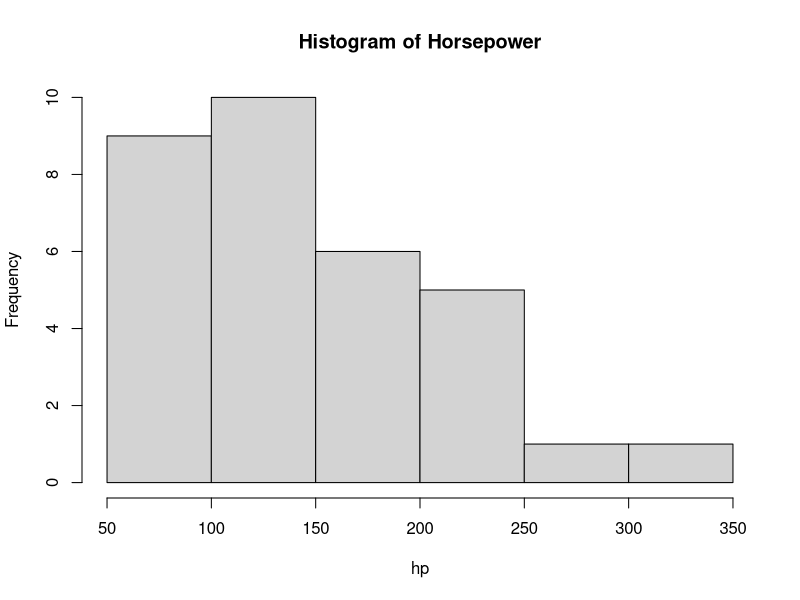
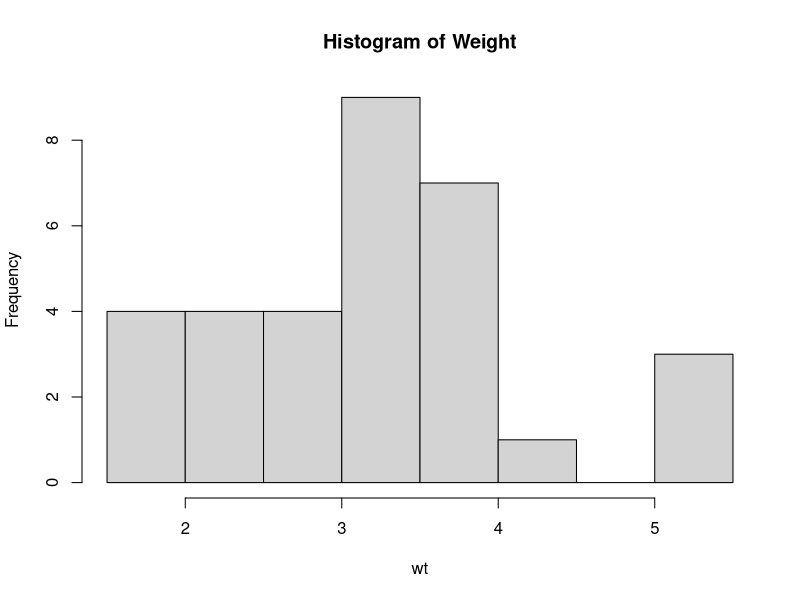
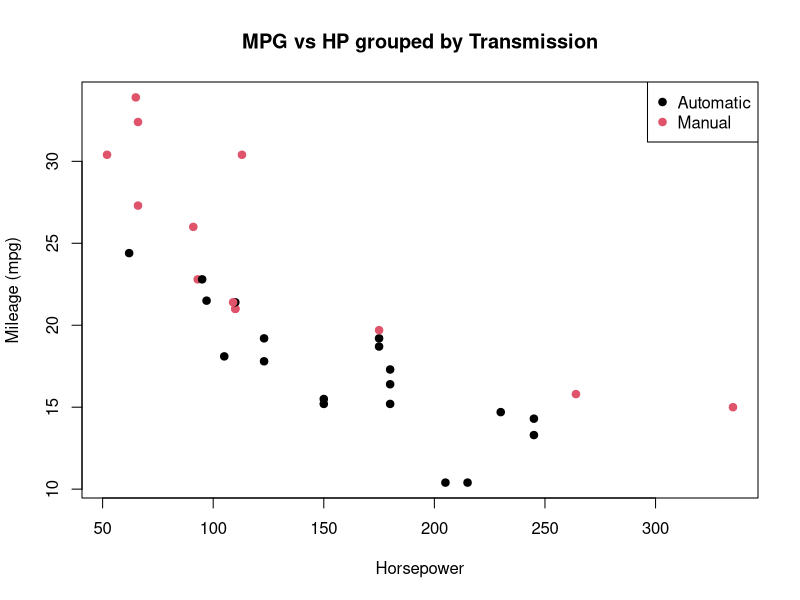
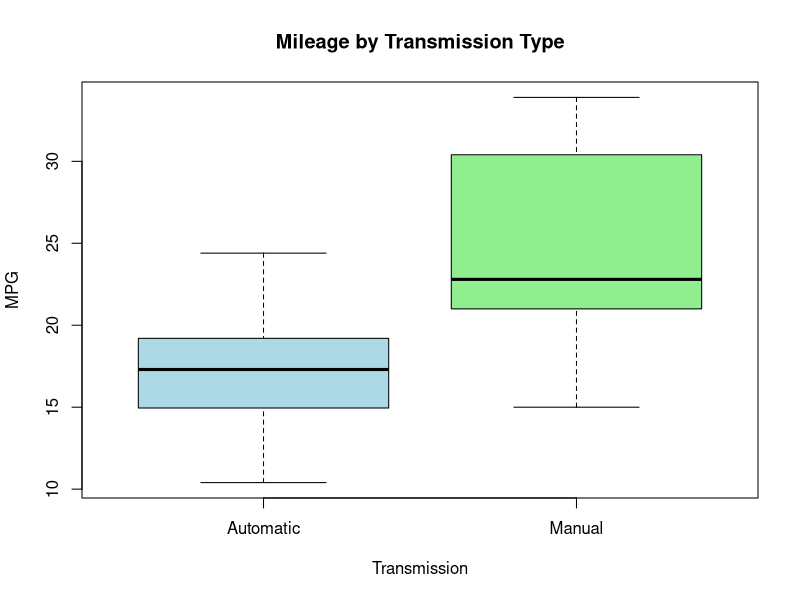
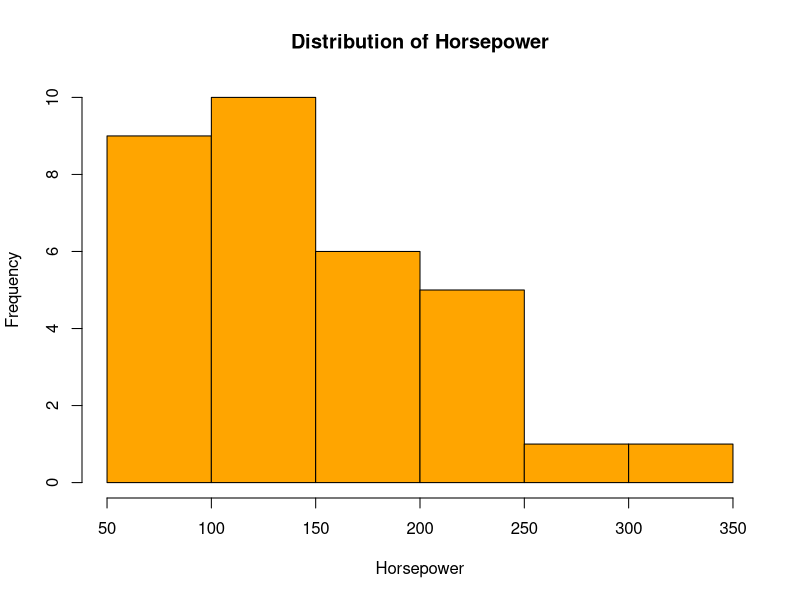
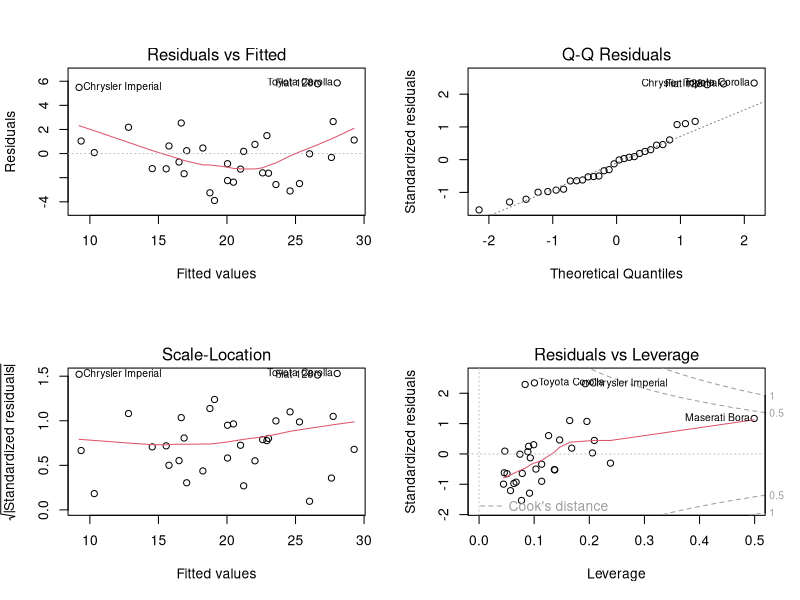

Generate these figures, in order, with R:
# Load mtcars dataset
data(mtcars)

# Convert am and vs to factor for better interpretation
mtcars$am <- factor(mtcars$am, labels = c("Automatic", "Manual"))
mtcars$vs <- factor(mtcars$vs, labels = c("V-shaped", "Straight"))

#-------------------------------------------------
# 1(a) Dimension and statistical summary
#-------------------------------------------------

# Dimension of dataset
dim(mtcars)

# Structure of dataset
str(mtcars)

# Statistical summary
summary(mtcars)

#-------------------------------------------------
# 1(b) Largest and smallest value of hp
#-------------------------------------------------

# Maximum horsepower
max(mtcars$hp)

# Minimum horsepower
min(mtcars$hp)

#-------------------------------------------------
# 1(c) Mean mileage (mpg) with respect to transmission (am)
#-------------------------------------------------

aggregate(mpg ~ am, data = mtcars, mean)

#-------------------------------------------------
# 2(a) Mean of horsepower (hp) with respect to cylinders (cyl)
#-------------------------------------------------

aggregate(hp ~ cyl, data = mtcars, mean)

#-------------------------------------------------
# 2(b) Mean, Median, Mode of hp and wt
#-------------------------------------------------

# Mean
mean(mtcars$hp)
mean(mtcars$wt)

# Median
median(mtcars$hp)
median(mtcars$wt)

# Mode function
mode_value <- function(x) {
  ux <- unique(x)
  ux[which.max(tabulate(match(x, ux)))]
}

mode_value(mtcars$hp)
mode_value(mtcars$wt)

#-------------------------------------------------
# 2(c) Skewness comment (visual)
#-------------------------------------------------

hist(mtcars$hp, main = "Histogram of Horsepower", xlab = "hp")
hist(mtcars$wt, main = "Histogram of Weight", xlab = "wt")

#-------------------------------------------------
# 3(a) Scatter plot mpg vs hp grouped by transmission (am)
#-------------------------------------------------

plot(mtcars$hp, mtcars$mpg,
     col = mtcars$am,
     pch = 19,
     xlab = "Horsepower",
     ylab = "Mileage (mpg)",
     main = "MPG vs HP grouped by Transmission")

legend("topright",
       legend = levels(mtcars$am),
       col = 1:2,
       pch = 19)

#-------------------------------------------------
# 3(b) Box plot for mpg with respect to transmission (am)
#-------------------------------------------------

boxplot(mpg ~ am,
        data = mtcars,
        col = c("lightblue", "lightgreen"),
        main = "Mileage by Transmission Type",
        xlab = "Transmission",
        ylab = "MPG")

#-------------------------------------------------
# 3(c) Histogram showing distribution of hp
#-------------------------------------------------

hist(mtcars$hp,
     col = "orange",
     breaks = 10,
     main = "Distribution of Horsepower",
     xlab = "Horsepower")

#-------------------------------------------------
# 4(a) Multiple Linear Regression Model
# mpg as response, disp, hp, wt as predictors
#-------------------------------------------------

model <- lm(mpg ~ disp + hp + wt, data = mtcars)
summary(model)

#-------------------------------------------------
# 4(b) Plot regression diagnostics
#-------------------------------------------------

par(mfrow = c(2,2))
plot(model)

#-------------------------------------------------
# 4(c) Predict mileage for:
# disp = 221, hp = 102, wt = 2.91
#-------------------------------------------------

new_car <- data.frame(disp = 221, hp = 102, wt = 2.91)
predict(model, new_car)
